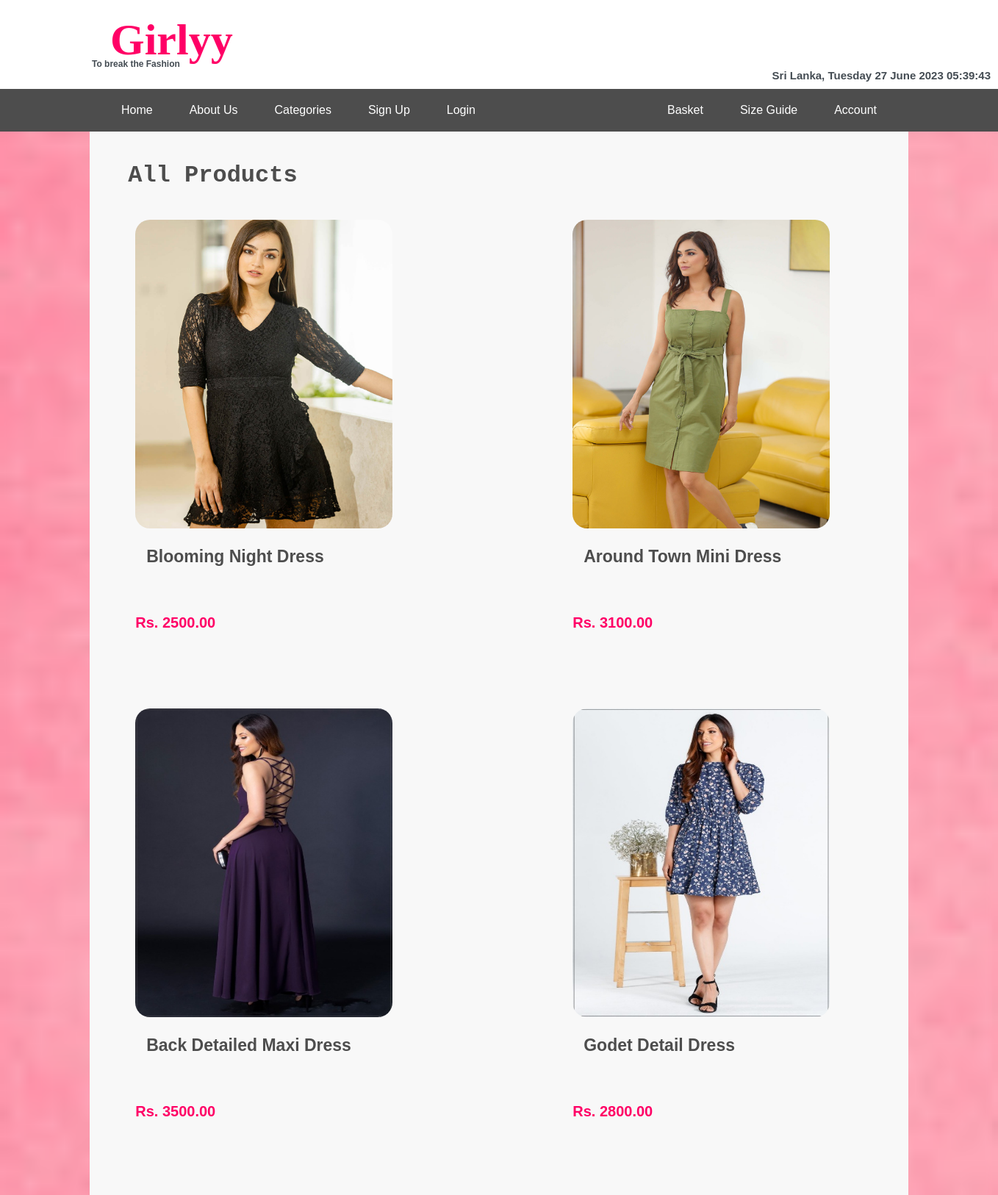
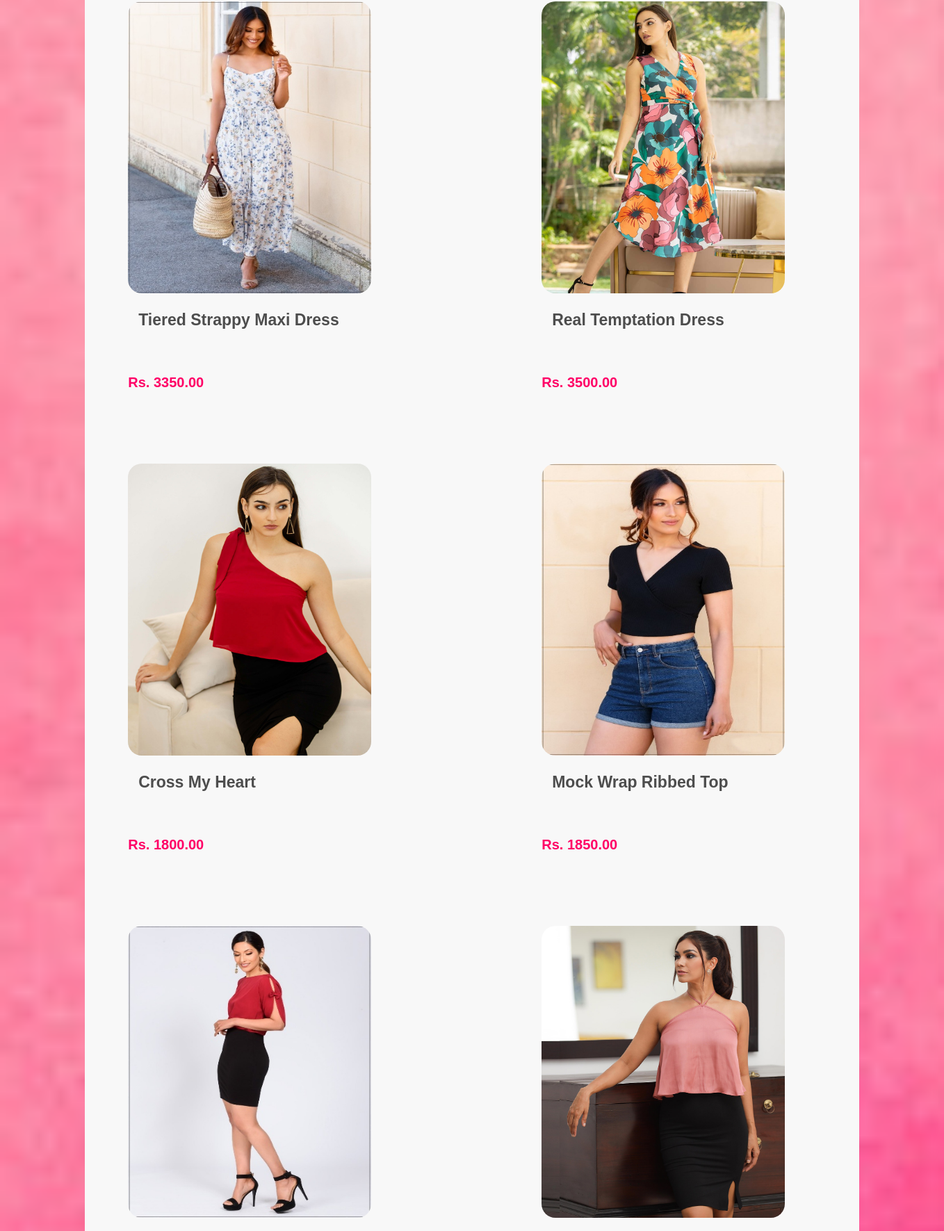
The app's page /home.php (upper part) with its own data (2 pictures, top to bottom).
### tables this page shows
CREATE TABLE `product` (
  `prodId` int(4) NOT NULL,
  `catId` int(4) NOT NULL,
  `prodName` varchar(30) NOT NULL,
  `prodPicNameSmall` varchar(100) NOT NULL,
  `prodPicNameLarge` varchar(100) NOT NULL,
  `prodPicName2` varchar(100) NOT NULL,
  `prodDescripShort` varchar(1000) DEFAULT NULL,
  `prodDescripLong` varchar(3000) DEFAULT NULL,
  `prodPrice` decimal(6,2) NOT NULL,
  `prodQuantity` int(4) NOT NULL
);

### home.php (the view, shortened to what this page needs)
<?php
include ("db.php");
$pagename="All Products";
echo "<link rel=stylesheet type=text/css href=stylesheet.css>";
echo "<body>";
include ("headfile.php");
echo "<h4>".$pagename."</h4>";
$SQL="select prodId, prodName, prodPicNameSmall, prodDescripShort from Product";
$exeSQL=mysqli_query($conn, $SQL) or die (mysqli_error($conn));
echo "<table style='border: 0px' id='indextable'>";
while ($arrayp=mysqli_fetch_array($exeSQL))
{
	echo "<tr>";
		echo "<td style='border: 0px'>";
			echo "<a href=prodbuy.php?u_prod_id=".$arrayp['prodId'].">";
			echo "<img alt= 'image of ".$arrayp['prodName']."' src=images/".$arrayp['prodPicNameSmall']." height=420 width=350>";
			echo "</a><br><br>";
			echo "<p><h5>".$arrayp['prodName']."</h5>";
			echo "<p class='prodDescription'><h6 style='font-size:20; color:#FF0066'>"	.$arrayp['prodDescripShort']."</h6>";
		echo "</td>";
		$arrayp=mysqli_fetch_array($exeSQL);
		echo "<td style='border: 0px'>";
			echo "<a href=prodbuy.php?u_prod_id=".$arrayp['prodId'].">";
			echo "<img src=images/".$arrayp['prodPicNameSmall']." height=420 width=350>";
			echo "</a><br><br>";
			echo "<p><h5>".$arrayp['prodName']."</h5>";
			echo "<p class='prodDescription'><h6 style='font-size:20; color:#FF0066'>"	.$arrayp['prodDescripShort']."</h6>";
		echo "</td>";
	echo "</tr>";
}
echo "</table>";
echo "</body>";
?>

### stylesheet.css (style rules this page uses)
body,html { padding-top: 65px; background: url("images/bg.jpg") no-repeat center center fixed; background-position: top; -webkit-background-size: cover; -moz-background-size: cover; background-size: cover; }
p { margin: 0; }
#indextable p { padding-left: 15px; padding-top: 7px; font-family : "Consolas"; font-size : 20; }
#indextable { margin-left: 2rem; }
.prodDescription { width: 35rem; }
#indextable img { transition: 0.2s ease-in-out; border-radius: 20px; }
#indextable td { padding-bottom: 3rem; }
#content h4 { color: #4d4d4d; font-size: 32; margin: 2rem 0 2rem 2rem; font-family: "Madhura", monospace; }
#content h5 { color: #4d4d4d; font-size: 23; margin: 0 0 0.5em; padding-left: 15px; }
table,th,td { border-collapse: collapse; border: 1px solid #000; }
td { padding: 10px; text-align: left; color: #000000; }
#content a { color: #FFFFFF; font-weight: bold; text-decoration: none; }

### records on screen
product: prodPicNameSmall (picture), prodName "Blooming Night Dress", prodDescripShort "Rs. 2500.00", product.prodPicNameSmall (picture), product.prodName "Around Town Mini Dress", product.prodDescripShort "Rs. 3100.00"
product: prodPicNameSmall (picture), prodName "Back Detailed Maxi Dress", prodDescripShort "Rs. 3500.00", product.prodPicNameSmall (picture), product.prodName "Godet Detail Dress", product.prodDescripShort "Rs. 2800.00"
product: prodPicNameSmall (picture), prodName "Tiered Strappy Maxi Dress", prodDescripShort "Rs. 3350.00", product.prodPicNameSmall (picture), product.prodName "Real Temptation Dress", product.prodDescripShort "Rs. 3500.00"
product: prodPicNameSmall (picture), prodName "Cross My Heart", prodDescripShort "Rs. 1800.00", product.prodPicNameSmall (picture), product.prodName "Mock Wrap Ribbed Top", product.prodDescripShort "Rs. 1850.00"
product: prodPicNameSmall (picture), product.prodPicNameSmall (picture)

### other values on screen
$pagename "All Products"
